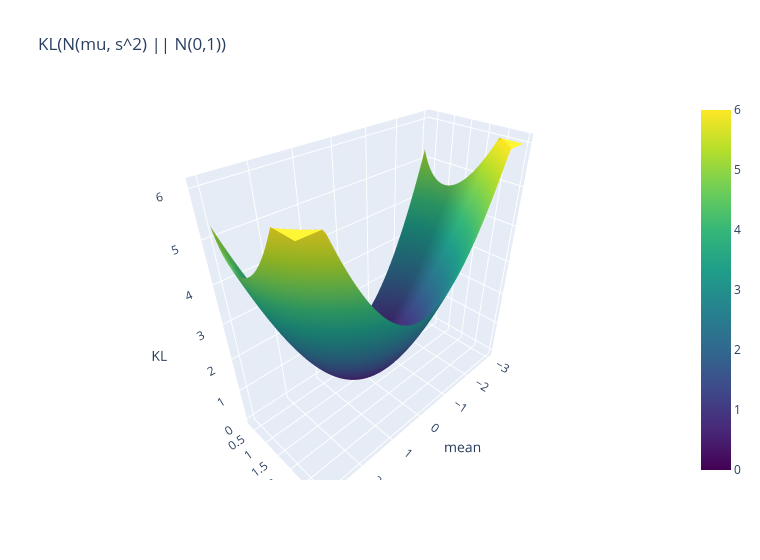

Notebook code cell kept with this figure:
### Markdown cell above
### 9.2 Interactive Plotly version of 9.1

### Code cell
fig = go.Figure(go.Surface(x=mus, y=sgs, z=np.minimum(KLs, 6), colorscale="Viridis")); fig.update_layout(title="KL(N(mu, s^2) || N(0,1))", width=760, height=560, scene=dict(xaxis_title="mean", yaxis_title="sd", zaxis_title="KL")); fig.show()
